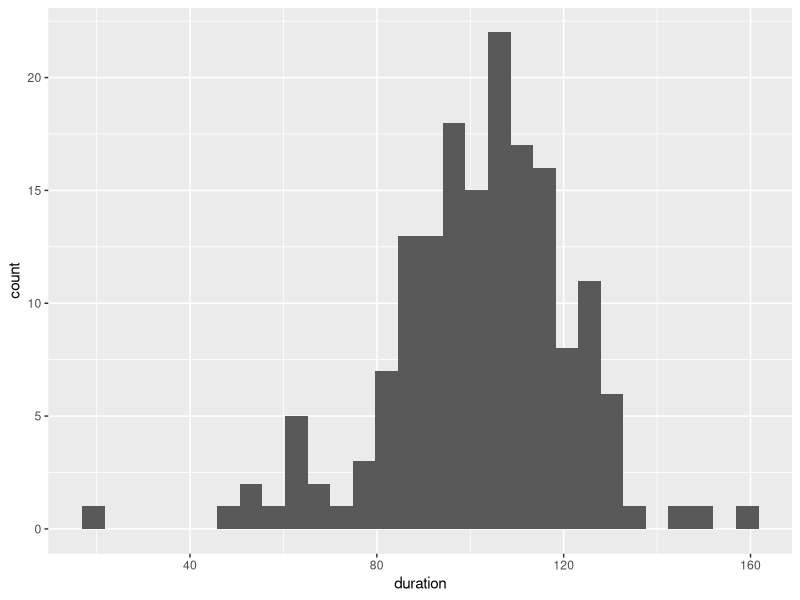
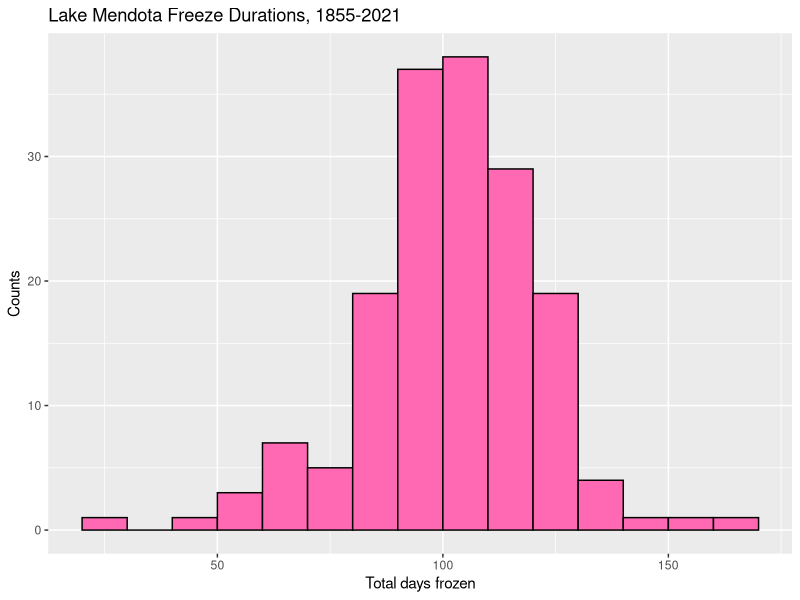
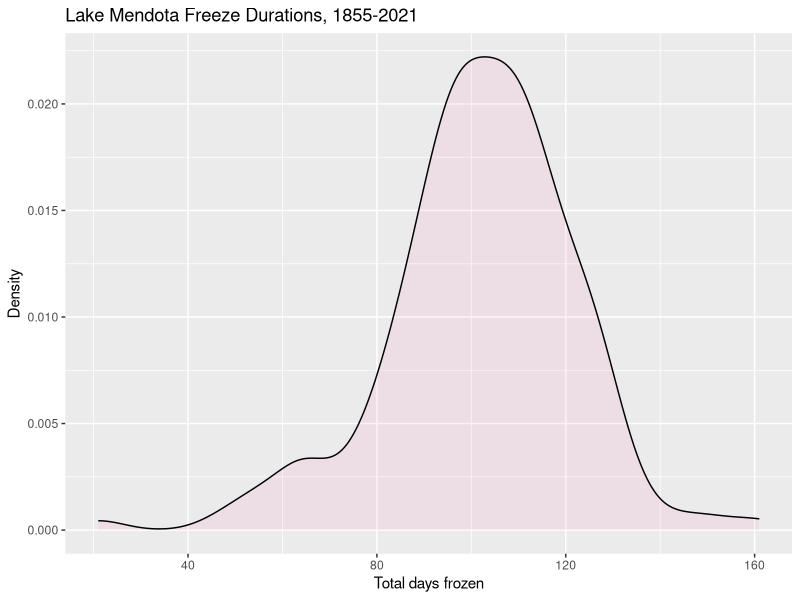
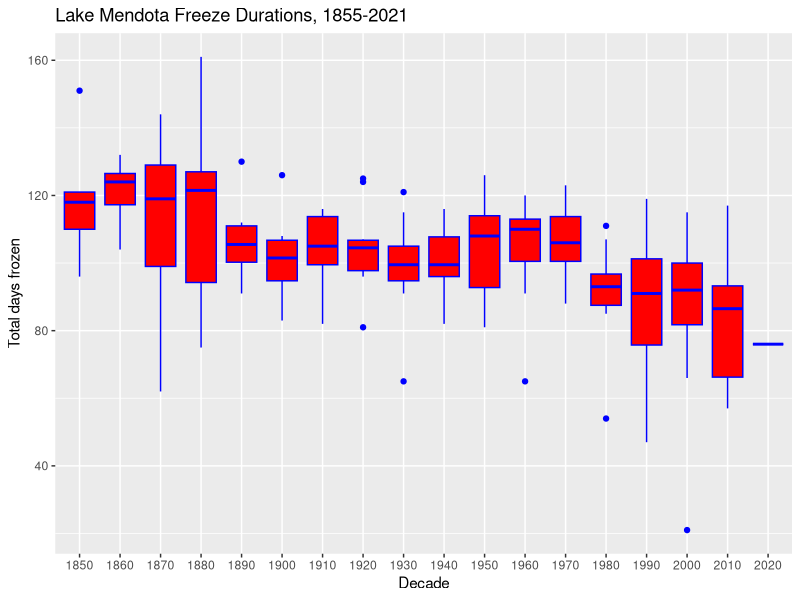
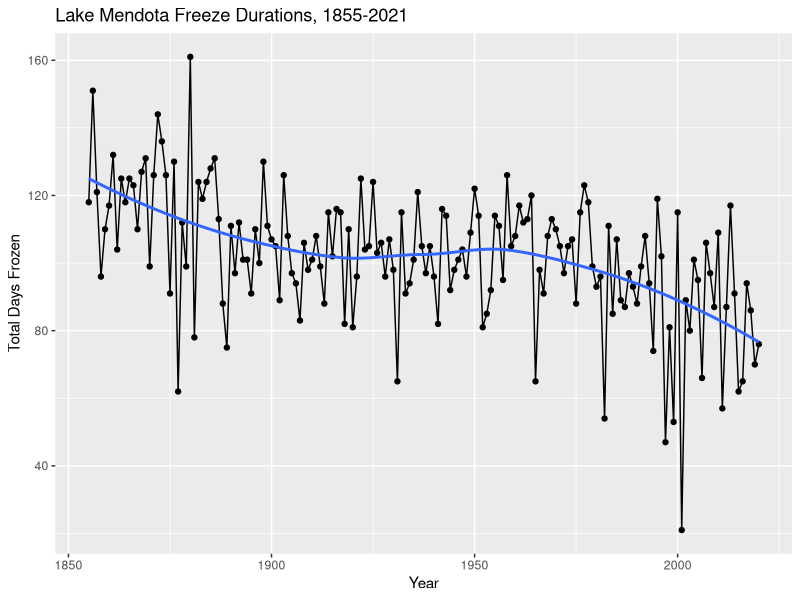

Reproduce these figures in R, in order.
## ---- chunk 1
## Hash tags allow you to comment-out the code; you can use multiple depending on your preference but only one is needed.
## Any characters after a hashtag on a line are comments.

## 'knitr' is the package that turns R Markdown into a document
## The following command sets some options for this R Markdown file
##   echo = TRUE means that the code in R chunks will appear the knitted document
##   message = FALSE and warning = FALSE mean that messages and warnings do not appear in the final document
##   when the tidyverse library is loaded, messages are generated that we do not want to include in the knitted document
knitr::opts_chunk$set(echo = TRUE, message = FALSE, warning = FALSE)

## The `library()' function loads in a package; the package must already be installed.
## `tidyverse' is the name of a collection of more than a dozen packages designed to work with each other.
## The library(tidyverse) command loads eight core packages, including ggplot2
## Others we often use, such as lubridate, need to be loaded separately
## The 'lubridate' package has useful functions for dates.
library(tidyverse)
library(lubridate)
## ---- chunk 2
## `mendota` is a new object. 
## The `=` assigns the loaded data set to the object name `mendota`.
## You will often see `<-' instead as the assignment operator.
##   I use `=` almost all the time, but `<-` is more common.
## read_csv() is a function in the tidyverse for reading in .csv files.
## There is a base R function named read.csv(). Use read_csv() instead.
## If you use read.csv(), character variables get changed to factors
##   and variable names might get changed.
## The argument to read_csv() is a path to the file with the data
## The '..' means go up a directory
## Use a '/' after a directory
##   Windows uses backslashes, but slashes work in R for any computer system.
##   We want to write code that is reproducible on any computer, so stick with '/'.
## The result of the code below is to create a data frame named mendota
##   by reading in the data in the file.
### COURSE/data contains the data file
### COURSE/lecture/unit2 is your working directory
mendota = read_csv("../../data/lake-mendota-winters-2021.csv")
## ---- chunk 3
spec(mendota)
str(mendota)
## ---- chunk 4
ggplot(mendota, aes(x=duration)) +
  geom_histogram()
## ---- chunk 5
ggplot(mendota) +
  geom_histogram(aes(x=duration),
                 fill="hotpink",
                 color="black",
                 binwidth=10,
                 boundary=0) +
  xlab("Total days frozen") +
  ylab("Counts") +
  ggtitle("Lake Mendota Freeze Durations, 1855-2021")
## ---- chunk 6
ggplot(mendota) +
  geom_density(aes(x=duration),
               fill="hotpink",
               color="black", alpha = 0.1) +
  xlab("Total days frozen") +
  ylab("Density") +
  ggtitle("Lake Mendota Freeze Durations, 1855-2021")
## ---- chunk 7
ggplot(mendota) +
  geom_boxplot(aes(x=as.character(decade), y=duration),
               fill="red",
               color="blue") +
  ylab("Total days frozen") +
  xlab("Decade") +
  ggtitle("Lake Mendota Freeze Durations, 1855-2021")
## ---- chunk 8
## note setting the aesthetics here in ggplot()
## otherwise, we would need to set in geom_point(), geom_line(), and geom_smooth()
ggplot(mendota, aes(x=year1, y=duration)) +
  geom_point() +
  geom_line() +
  geom_smooth(se=FALSE) +
  xlab("Year") +
  ylab("Total Days Frozen") +
  ggtitle("Lake Mendota Freeze Durations, 1855-2021")
